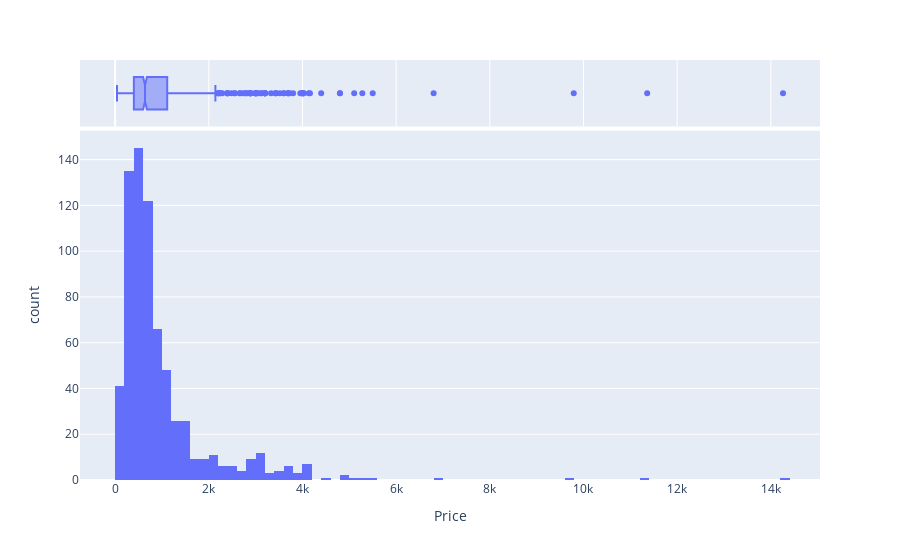

The notebook cell this image was saved under:
### Markdown cell above
# Exploratory Analysis and Visualizations

### Code cell
fig = px.histogram(df, x="Price", marginal="box")
fig.show()

### Figure 1 — Plotly figure (JSON) as saved in the notebook; plotly's stock layout.template omitted (floating-point values rounded to 4 significant figures; data arrays with more than 128 entries replaced by an {"elided": "..."} marker saying what was removed)
{"data": [{"alignmentgroup": "True", "bingroup": "x", "hovertemplate": "Price=%{x}<br>count=%{y}<extra></extra>", "legendgroup": "", "marker": {"color": "#636efa", "pattern": {"shape": ""}}, "name": "", "offsetgroup": "", "orientation": "v", "showlegend": false, "type": "histogram", "x": {"elided": "708 int values"}, "xaxis": "x", "yaxis": "y"}, {"alignmentgroup": "True", "hovertemplate": "Price=%{x}<extra></extra>", "legendgroup": "", "marker": {"color": "#636efa"}, "name": "", "notched": true, "offsetgroup": "", "showlegend": false, "type": "box", "x": {"elided": "708 int values"}, "xaxis": "x2", "yaxis": "y2"}], "layout": {"autosize": true, "barmode": "relative", "legend": {"tracegroupgap": 0}, "margin": {"t": 60}, "xaxis": {"anchor": "y", "autorange": true, "domain": [0, 1], "range": [-750.0, 15050], "title": {"text": "Price"}, "type": "linear"}, "xaxis2": {"anchor": "y2", "autorange": true, "domain": [0, 1], "matches": "x", "range": [-750.0, 15050], "showgrid": true, "showticklabels": false, "type": "linear"}, "yaxis": {"anchor": "x", "autorange": true, "domain": [0, 0.8316], "range": [0, 152.6], "title": {"text": "count"}}, "yaxis2": {"anchor": "x2", "autorange": true, "domain": [0.8416, 1], "matches": "y2", "range": [-0.5, 0.5], "showgrid": false, "showline": false, "showticklabels": false, "ticks": "", "type": "category"}}}
